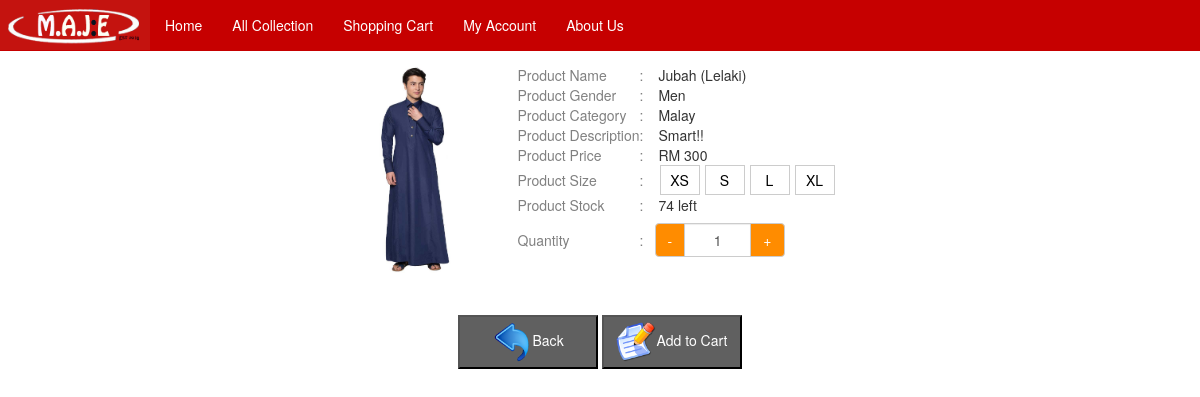
Page /mobile/product_detail.php?pro_id=44 on the committed database.
### tables this page shows
CREATE TABLE `products` (
  `product_id` int(255) NOT NULL,
  `product_gender` varchar(6) NOT NULL,
  `product_category` varchar(7) NOT NULL,
  `product_name` varchar(255) NOT NULL,
  `product_price` double NOT NULL,
  `product_image` varchar(255) NOT NULL,
  `product_detail` text NOT NULL,
  `XS` int(255) NOT NULL,
  `S` int(255) NOT NULL,
  `M` int(255) NOT NULL,
  `L` int(255) NOT NULL,
  `XL` int(255) NOT NULL
);

### mobile/product_detail.php (the view, shortened to what this page needs)
<!DOCTYPE html>
<html lang="en">
<head>
  <link rel="stylesheet" href="bootstrap-3.3.7/css/bootstrap.css">
  <link rel="stylesheet" href="bootstrap-3.3.7/css/bootstrap.min.css">
  <link rel="stylesheet" type="text/css" href="css/mobile.css">
</head>
<body>
	<div style='min-width:285px;'>
		<nav class="navbar navbar-custom navbar-fixed-top" style='min-width:285px;' id="my-navbar">
			<div class="navbar-header">
				<a href="index.php"><img src="css/logo.png" width="150px" height="50px"/></a>
			</div>
			<div class="collapse navbar-collapse" id="navbar-collapse">
				<ul class="nav navbar-nav">
					<li><a href="index.php">Home</a></li>
					<li><a href="product.php?gender=&category=">All Collection</a></li>
					<li><a href="cart.php">Shopping Cart</a></li>
					<li><a href="login.php">My Account</a></li>
					<li><a href="about.php">About Us</a></li>
				</ul>
			</div>
		</nav>
		<div style="margin-top: 65px;">
		<?php
			$id = $_GET['pro_id'];
			$sql = "select * from products where product_id = '$id'";
			$run_pro = mysql_query($sql);
			while($row_pro=mysql_fetch_array($run_pro))
			{
				$pro_name = $row_pro['product_name'];
				$pro_gender = $row_pro['product_gender'];
				$pro_category = $row_pro['product_category'];
				$pro_price = $row_pro['product_price'];
				$pro_image = $row_pro['product_image'];
				$pro_detail = $row_pro['product_detail'];
				$xs = $row_pro['XS'];
				$s = $row_pro['S'];
				$m = $row_pro['M'];
				$l = $row_pro['L'];
				$xl = $row_pro['XL'];
				$stock = $xs + $s +$m + $l + $xl;
				echo "<div class='box'>
						<div class='detail_img_box'>
							<center><img src='../admin_area/product_images/$pro_image' class='detail_img'/><br/><br/></center>
						</div>
						<div class='detail_text'>
							<table align='center' border='0'>
							<tr>
								<td style='color: #808080;'>Product Name</td>
								<td width='15px' style='color: #808080;'>:</td>
								<td>&nbsp;$pro_name</td>
							</tr>
							<tr>
								<td style='color: #808080;'>Product Gender</td>
								<td style='color: #808080;'>:</td>
								<td>&nbsp;$pro_gender</td>
							</tr>
							<tr>
								<td style='color: #808080;'>Product Category</td>
								<td style='color: #808080;'>:</td>
								<td>&nbsp;$pro_category</td>
							</tr>
							<tr>
								<td style='color: #808080;'>Product Description</td>
								<td style='color: #808080;'>:</td>
								<td>&nbsp;".preg_replace('/\r\n|\r/', '<br/>&nbsp;',$pro_detail)."</td>
							</tr>
							<tr>
								<td style='color: #808080;'>Product Price</td>
								<td style='color: #808080;'>:</td>
								<td>&nbsp;RM&nbsp;$pro_price</td>
							</tr>
							<tr>
								<td style='color: #808080;'>Product Size</td>
								<td style='color: #808080;'>:</td>
								<td>";
								if($xs>0){
									echo"<button onclick='xs()' class='pro_btn' id='xs'>XS</button>";
								}
								if($s>0){
									echo"<button onClick='s()' class='pro_btn' id='s'>S</button>";
								}
								if($l>0){
									echo"<button onClick='l()' class='pro_btn' id='l'>L</button>";
								}
								if($xl>0){
									echo"<button onClick='xl()' class='pro_btn' id='xl'>XL</button>";
								}
							echo"
									<input type='hidden' id='stock_xs' value='$xs'/>
									<input type='hidden' id='stock_s' value='$s'/>
									<input type='hidden' id='stock_m' value='$m'/>
									<input type='hidden' id='stock_l' value='$l'/>
									<input type='hidden' id='stock_xl' value='$xl'/>
								</td>
							</tr>
							<tr>
								<td style='color: #808080;'>Product Stock</td>
								<td style='color: #808080;'>:</td>
								<td id='s_stock'>&nbsp;$stock left</td>
							</tr>
							<tr height='50'>
								<td style='color: #808080;'>Quantity</td>
								<td style='color: #808080;'>:</td>
								<td><div class='input-group' style='width:auto; max-width:130px'>
												<span class='input-group-btn'>
													<button class='btn btn-default' onClick='minus()' style='background:#FF8C00; color:#FFFFFF;'>-</button>
												</span>
													<input type='text' name='qty' class='form-control' value='1' readonly='readonly' max='$stock' style='text-align:center; background:#FFFFFF;' id='stock'>
												<span class='input-group-btn'>
													<button class='btn btn-default' onClick='plus()' style='background:#FF8C00; color:#FFFFFF;'>+</button>
												</span>
											</div>
								</td>
								<input type='hidden' name='qty' value='$stock' id='db_stock'/>
							</tr>
						</table>
					  </div>
					</div>
					  <div style='float:left; width:100%;'>
						<form action='add_cart.php' method='post' enctype='multipart/form-data'>
							<input type='hidden' name='id' value='$id'/>
							<br>
							<center>
							  <button type='submit' name='back' class='btn2'><img src='../css/back.png' width='40px' height='40px'/>Back</button>
							  <button type='submit' name='add_cart' class='btn2'><img src='../css/new.png' width='40px' height='40px'/>Add to Cart</button>
							</center>
					  </div>";
			}
		?>
	</div>
</body>
</html>

### mobile/css/mobile.css (style rules this page uses)
.btn2 { padding: 5px 0 5px 0; width: 140px; color: white; background: #606060; }
.box { float:none; margin-left:auto; margin-right:auto; width:530px; }
.detail_img_box { float:left; }
.detail_img { width:152px; height:210px; }
.detail_text { float:left; }
.pro_btn { background:#FFFFFF; color:#000000; height:30px; width:40px; border: 1px solid #CCCCCC; margin-left:5px; }
.detail_text { float:none; margin-left:auto; margin-right:auto; }

### rows in the picture
products: product_image (picture), product_name "Jubah (Lelaki)", product_gender "Men", product_category "Malay", product_detail "Smart!!", product_price "300", shows "XS", shows "XL", stock "74"
